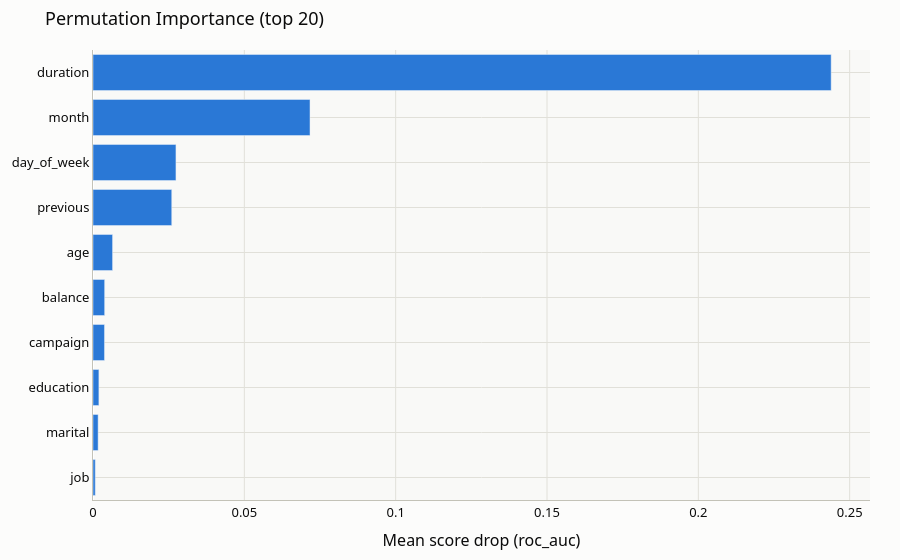

Write notebook code for a chart like this one.
### Markdown cell above
## Explainability: SHAP vs. permutation importance

dscompanion supports two explainability approaches with different cost/speed tradeoffs:

- **`permutation_enabled`** (cheap, model-agnostic): shuffles each feature and measures
  the drop in performance. Fast, works for any estimator. This is the sensible default.
- **`shap_enabled`** (more expensive, more detailed): computes per-prediction feature
  attributions via SHAP values. Off by default — it's opt-in because it's genuinely
  more expensive to compute, not because anything is wrong with it.

We'll use permutation importance here since it's the lighter-weight default; SHAP is
available the same way if you want the extra detail (just flip `shap_enabled=True`).

### Code cell
cfg_explain = PipelineConfig(
    name="bank_marketing_explain",
    data={"path": str(data_path), "format": "parquet", "target": "y"},
    split={"method": "stratified", "test_size": 0.2, "val_size": 0.1},
    model={"task": "classification", "algorithm": "xgboost"},
    explain={"permutation_enabled": True},
    reporting={"output_dir": "reports", "html_report": False},
)
result_explain = PipelineRunner(cfg_explain).run()

display(result_explain.permutation_importance.importance_table())
fig = result_explain.permutation_importance.summary_plot()
fig.show()

### Figure 1 — Plotly figure (JSON) as saved in the notebook; plotly's stock layout.template omitted (floating-point values rounded to 4 significant figures)
{"data": [{"orientation": "h", "type": "bar", "x": [0.2439, 0.07169, 0.02741, 0.02601, 0.006459, 0.003847, 0.003788, 0.001947, 0.00169, 0.0007448], "y": ["duration", "month", "day_of_week", "previous", "age", "balance", "campaign", "education", "marital", "job"]}], "layout": {"colorway": ["#2a78d6", "#008300", "#e87ba4", "#eda100", "#1baf7a", "#eb6834", "#4a3aa7", "#e34948"], "font": {"color": "#0b0b0b", "family": "system-ui, -apple-system, \"Segoe UI\", sans-serif", "size": 13}, "legend": {"bgcolor": "rgba(255,255,255,0.8)", "bordercolor": "#c3c2b7", "borderwidth": 1}, "margin": {"b": 60, "l": 60, "r": 30, "t": 50}, "paper_bgcolor": "#fcfcfb", "plot_bgcolor": "#f9f9f7", "title": {"text": "Permutation Importance (top 20)"}, "xaxis": {"automargin": true, "gridcolor": "#e1e0d9", "linecolor": "#c3c2b7", "title": {"text": "Mean score drop (roc_auc)"}}, "yaxis": {"automargin": true, "autorange": "reversed", "gridcolor": "#e1e0d9", "linecolor": "#c3c2b7"}}}
